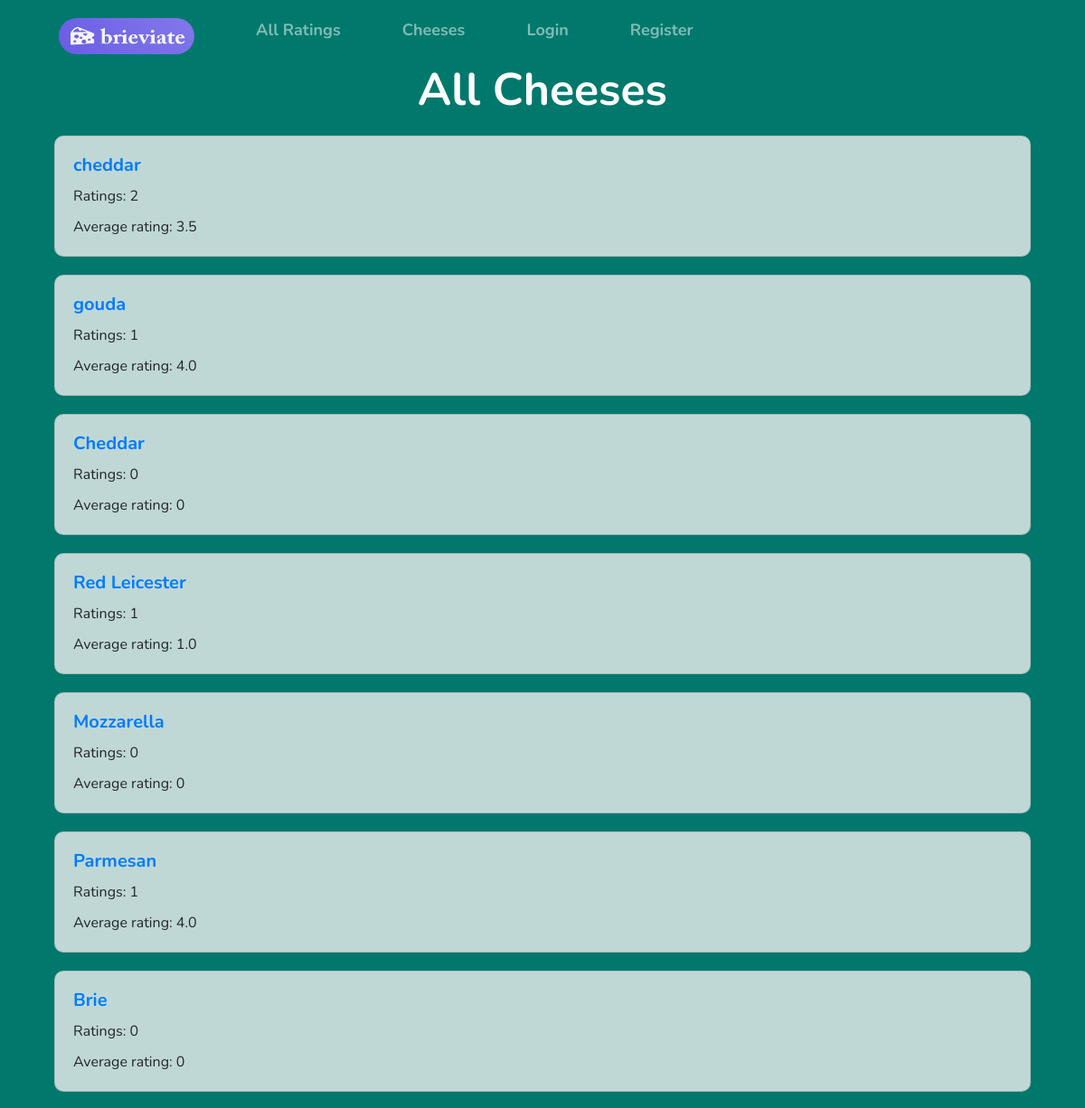
The app's page /all_cheeses (upper part), older data.
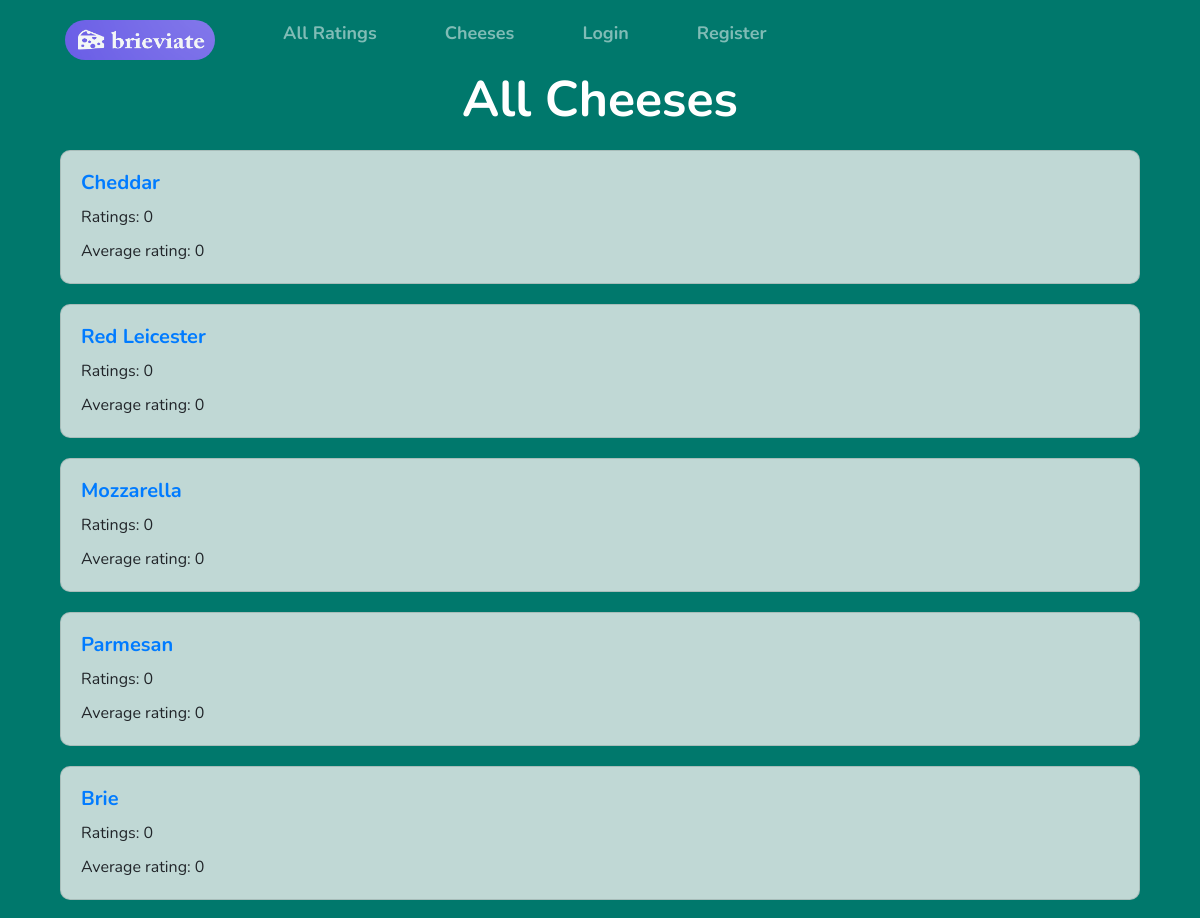
The same page, newer data.
### app/models.py (models this page shows, shortened)
class Cheese(db.Model):
    id = db.Column(db.Integer, primary_key=True)
    name = db.Column(db.String(64), index=True, unique=False)

### app/cheeses.py (the view)
@cheeses.route('/all_cheeses')
def all_cheeses():
    cheeses_original=Cheese.query.all()
    cheeses=[]
    for entry in cheeses_original:
        cheese = {}
        cheese['id']=entry.id
        cheese['name']=entry.name
        cheese['ratings']=Review.query.filter_by(cheese_id=entry.id).count()
        if cheese['ratings'] == 0:
            cheese['average_rating']=0
        else:
            average_rating = Review.query.filter_by(cheese_id=entry.id).with_entities(db.func.avg(Review.rating)).first()[0]
            cheese['average_rating'] = round(average_rating, 2)
        cheeses.append(cheese)
    return render_template('all_cheeses.html', cheeses=cheeses, title='All Cheeses')

### app/__init__.py (called while the page is built)
@app.before_request
def initial_setup():
    filename = app.static_folder + '/cheeses.txt'
    get_cheeses(filename)

### app/get_cheeses.py (called while the page is built)
def get_cheeses(filename):
    with open(filename, 'r') as file:
        cheeses = file.readlines()
        for cheese_name in cheeses:
            cheese_name = cheese_name.strip()
            existing_cheese = Cheese.query.filter_by(name=cheese_name).first()
            if not existing_cheese:
                cheese = Cheese(name=cheese_name)
                db.session.add(cheese)
        db.session.commit()

### app/templates/all_cheeses.html
{% extends "base.html" %}
{% block content %}
<div class="container">
    <h1 class="page-title">All Cheeses</h1>
    <div class="container-fluid">
        <div class="row">
            <div class="col-12">
                {% for cheese in cheeses %}
                <div class="card">
                    <div class="card-body">
                        <h5 class="card-text-cheese"><a href="{{ url_for ('cheeses.cheese_profile', cheese=cheese.name.lower().replace(' ', '-')) }}">{{ cheese.name }}</a></h5>
                        <p class="card-text">Ratings: {{ cheese.ratings }}</p>
                        <p class="card-text">Average rating: {{ cheese.average_rating }}</p>
                    </div>
                </div>
                {% endfor %}
            </div>
        </div>
    </div>
</div>
{% endblock %}

Row changes from the older to the newer data that the page shows:
removed Cheese: name "cheddar", ratings "2", average_rating "3.5"
removed Cheese: name "gouda", ratings "1", average_rating "4.0"
computed for Cheese "Red Leicester": ratings "1" → "0"; average_rating "1.0" → "0"
computed for Cheese "Parmesan": ratings "1" → "0"; average_rating "4.0" → "0"
